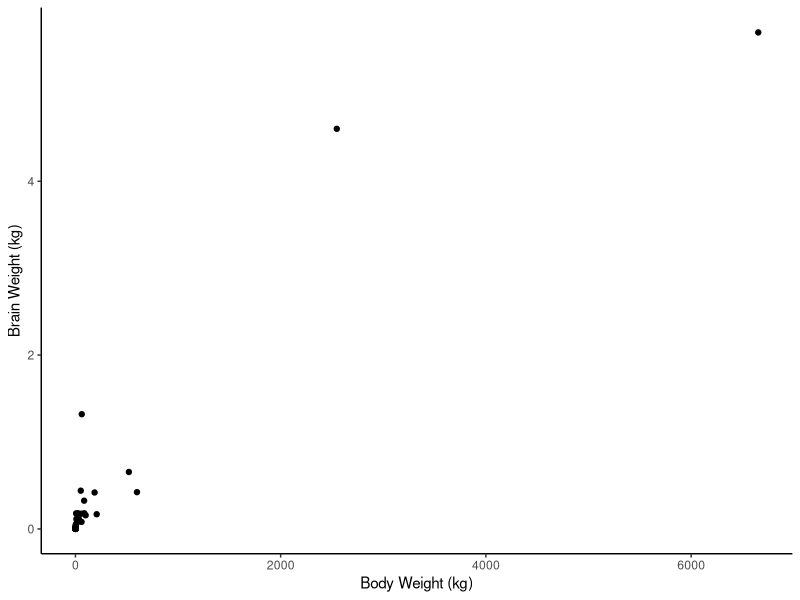
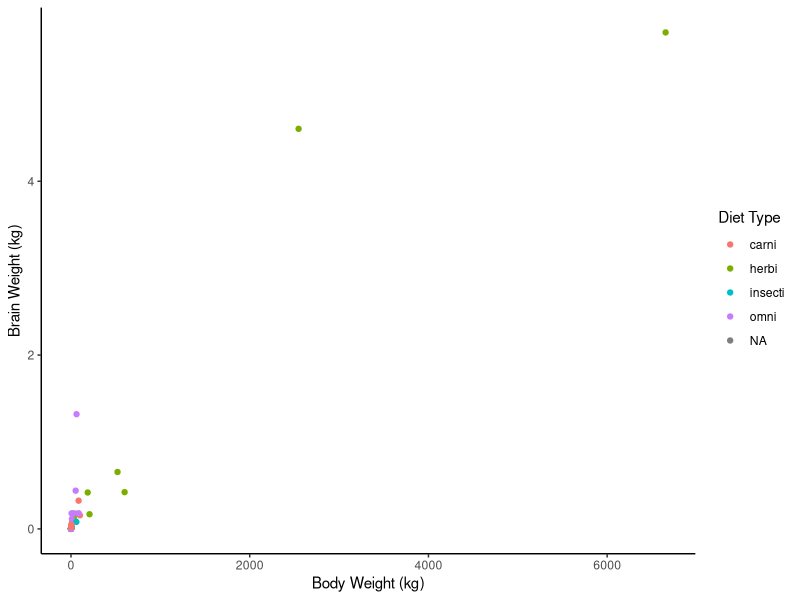
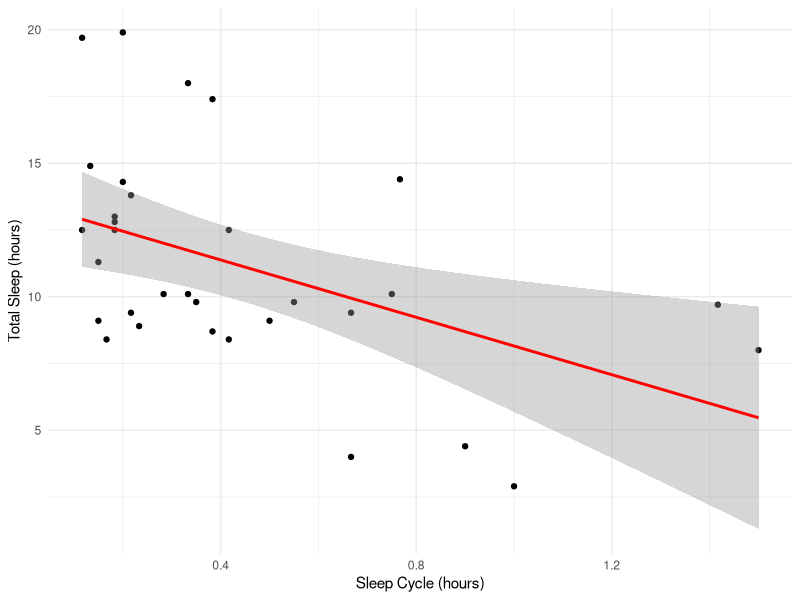
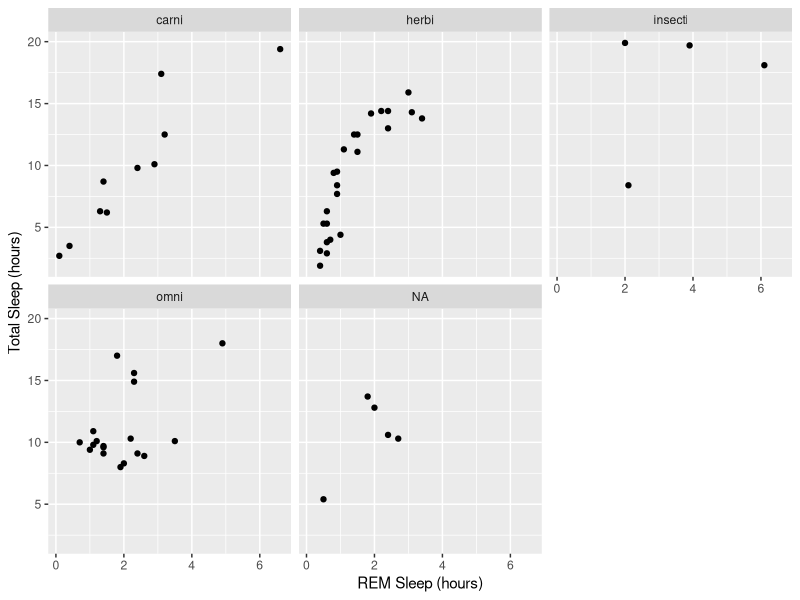
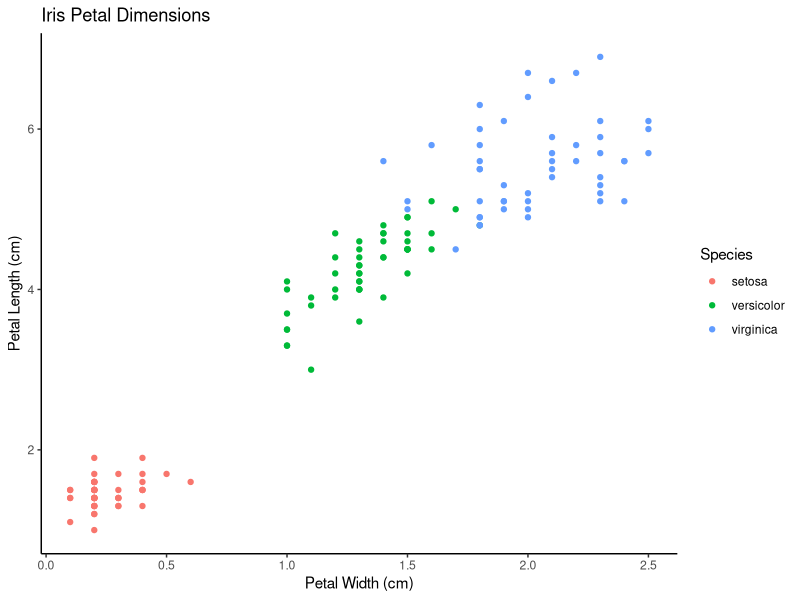
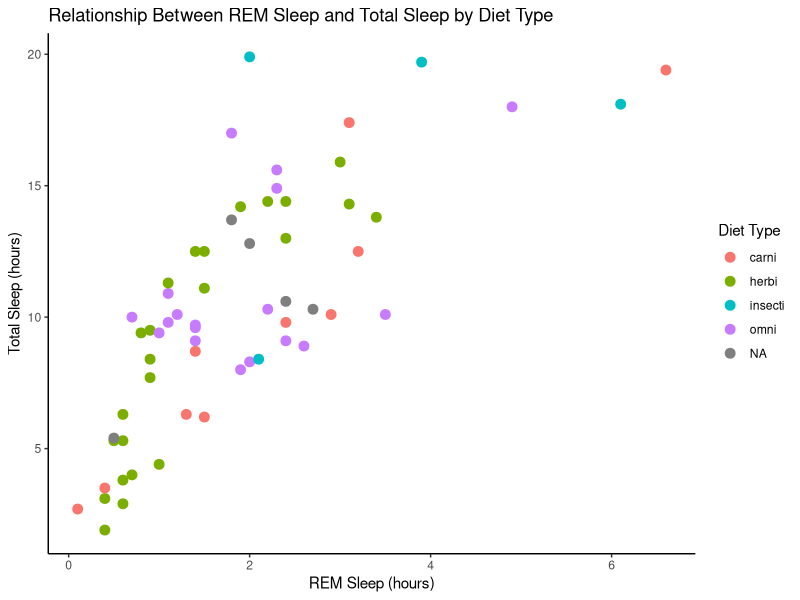

Source code (R) for these figures, in order:
## ---- chunk 1
library(ggplot2)
## ---- chunk 2
data(msleep)
## ---- chunk 3
# Create a scatterplot with axis labels and a classic theme
ggplot(msleep, aes(x=bodywt, y=brainwt))+
  geom_point()+
  labs(x="Body Weight (kg)", y="Brain Weight (kg)")+
  theme_classic()
## ---- chunk 4
# Plot body weight versus brain weight, coloring points by diet type
ggplot(msleep, aes(x=bodywt, y=brainwt, color=as.factor(vore)))+
  geom_point()+
  labs(x="Body Weight (kg)",
       y="Brain Weight (kg)",
       color="Diet Type")+
  theme_classic()
## ---- chunk 5
# Plot total sleep against sleep cycle with a red regression line
ggplot(msleep, aes(x=sleep_cycle, y=sleep_total))+
  geom_point()+
  geom_smooth(method="lm", color="red")+
  labs(x="Sleep Cycle (hours)",
       y="Total Sleep (hours)")+
  theme_minimal()
## ---- chunk 6
# Plot total sleep versus REM sleep with separate panels for each diet type
ggplot(msleep, aes(x=sleep_rem, y=sleep_total))+
  geom_point()+
  facet_wrap(~vore)+
  labs(x="REM Sleep (hours)",
       y="Total Sleep (hours)")
## ---- chunk 7
data(iris)
## ---- chunk 8
# Load the iris dataset
data(iris)

# Create a scatterplot of petal length versus petal width
ggplot(iris, aes(x=Petal.Width, y=Petal.Length, color=Species))+
  geom_point()+
  labs(x="Petal Width (cm)",
       y="Petal Length (cm)")+
  ggtitle("Iris Petal Dimensions")+
  theme_classic()
## ---- chunk 9
# Create a scatterplot of total sleep versus REM sleep, colored by diet type
ggplot(msleep, aes(x=sleep_rem, y=sleep_total, color=as.factor(vore)))+
  geom_point(size=3)+
  labs(x="REM Sleep (hours)",
       y="Total Sleep (hours)",
       color="Diet Type",
       title="Relationship Between REM Sleep and Total Sleep by Diet Type")+
  theme_classic()
